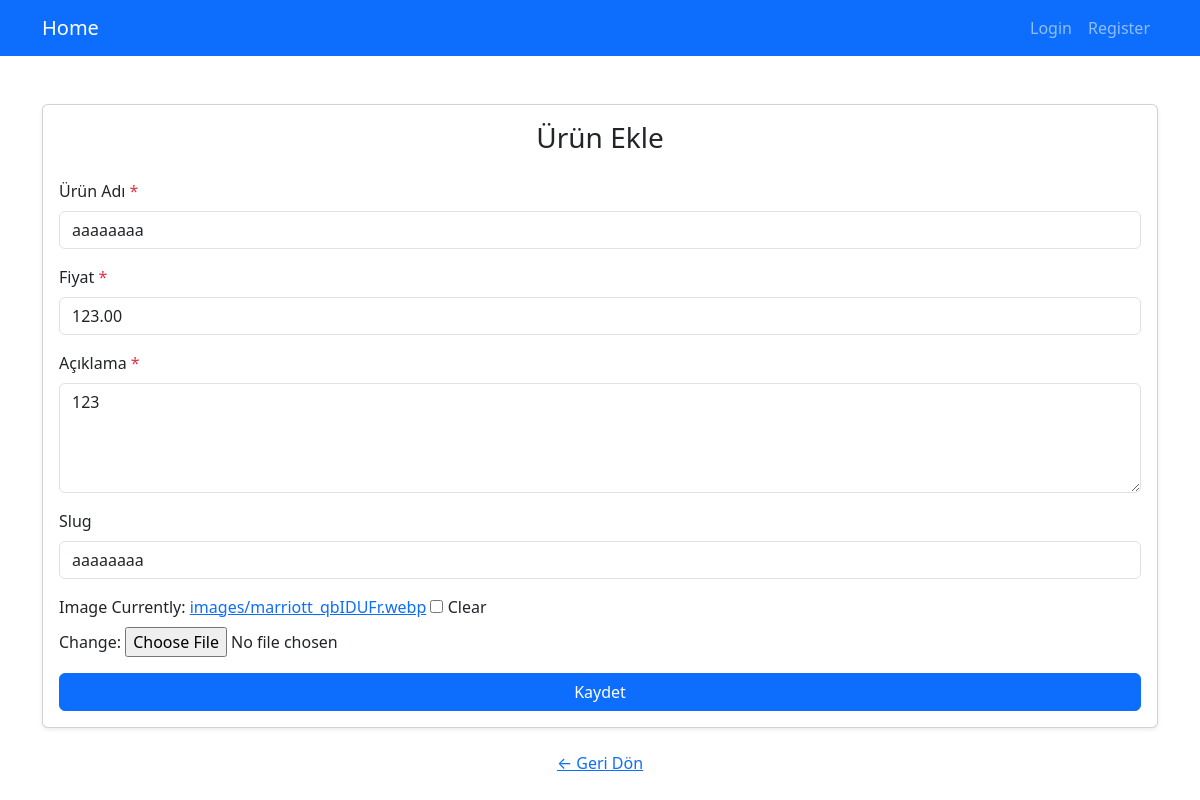
/products/edit/42, run on the app's committed database.
### myapp/models.py (models this page shows, shortened)
class Product(models.Model):
    name= models.CharField(max_length=50) # varchar max 50 sql karşılığı
    price = models.DecimalField( max_digits=8, decimal_places=2)
    description=models.CharField(max_length=200)
    image = models.FileField(upload_to="images/", blank=True, null=True)
    isActive= models.BooleanField(default=True)#NULL =>null=True DEĞER içeriz herhangi bir kayıt olmaz yani 0 yada 1 olarak gelmez, illa true false olmasına gerek yok
    """category=models.ForeignKey(Category, on_delete=models.CASCADE,null=True, related_name="products") # ilişki kurduk category ile burda , bir kategori silinirse ona bağlı ürünlerde silinsin istiyoruz on_delete=models.CASCADE ile , null=True bu alan boş geçilebilir demek..////Cascade yerine on_delete=models.SET_NULL da kullanılabilir bu durumda kategori silinirse ürün kalır ama kategorisi null olur null=true olması gerek ama dikkat bunu tanımlarsan, yada setdafult bi değer///"""
    supplier=models.ForeignKey(Supplier, on_delete=models.CASCADE, null=True,)
    categories=models.ManyToManyField(Category) #bir ürün birden fazla kategoriye ait olabilir bir kategoriye de birden fazla ürün ait olabilir many to many ilişki kurduk
    slug =models.SlugField(default="", null=False, db_index=True ,blank=True) #mig olucak bunun için name göre bi veri bulcaz /1 yerine products/telefonu bulcaz bunun sayesinde zaten otomatik oluşuyor sluga adminde görmemek için editable create aşamsında o kendi kendiine oluşcak zaten
    """
    def save(self, *args, **kwargs):
        # self.slug= self.name.replace(" ","-").lower() #  bu yapı yerine yada boşlukları silin türkçe akrakterleri ing yapn çeviren bir yapıyı kullancaz slugify bu yapida
        self.slug= slugify(self.name)
        super().save(*args, **kwargs)
    """

### myapp/views.py (the view)
# urls.py: path('edit/<int:id>', views.edit , name="product_edit"),
def edit(request,id ):
    product = get_object_or_404(Product, pk=id)
    if request.method == 'POST':
        form = ProductForm(request.POST, request.FILES, instance=product)
        if form.is_valid():
            form.save()
            return redirect(reverse('product_details', args=[product.slug]))
    else:
        form = ProductForm(instance=product)
    return render(request, 'edit.html', {
        'form': form,
        'product': product
    })

### myapp/forms.py
class ProductForm(forms.ModelForm): # genel form yapısı
    class Meta:
        from .models import Product
        model = Product
        error_messages = {
            'name': {
                "required": "name alanını giriniz",
                'max_length': "Ürün adı en fazla 50 karakter olmalıdır.",
            },
            'price': {
                "required": "price alanın sayısal değer giriniz",
                "invalid": "Geçersiz fiyat değeri. sayısal değer giriniz",
            },
        }
        fields = ["name", "price", "description", "slug","image"] #hangi alanları kullanmak istiyorsak onları yazcaz
        labels = {
            "name": "Ürün Adı",
            "price": "Fiyat",
            "description": "Açıklama",
            "slug": "Slug"
        }
        widgets = {
            "name": forms.TextInput(attrs={"class": "form-control"}),
            "price": forms.TextInput(attrs={"class": "form-control"}),
            "description": forms.Textarea(attrs={"class": "form-control", "rows": 4}),
            "slug": forms.TextInput(attrs={"class": "form-control"})
        }

### templates/edit.html (shortened to what this page needs)
{% extends "layout.html" %}
{% load static %}
{% block content %}
<div class="container mt-5" >
    <div class="card shadow-sm">
        <div class="card-body">
            <h3 class="card-title mb-4 text-center">Ürün Ekle</h3>
            <form method="post" novalidate enctype="multipart/form-data">
                {% for field in form %}
                    <div class="mb-3">
                        <label class="form-label">
                            {{ field.label }}
                            {% if field.field.required %}
                                <span class="text-danger">*</span>
                            {% endif %}
                        </label>
                        {{ field }}
                    </div>
                {% endfor %}
                <div class="d-grid">
                    <button type="submit" class="btn btn-primary">
                        Kaydet
                    </button>
                </div>
            </form>
        </div>
    </div>
    <div class="text-center mt-3">
        <a href="{% url 'index' %}" class="btn btn-link">
            ← Geri Dön
        </a>
    </div>
</div>
{% endblock %}

### data on the page
Product: form "aaaaaaaa" "123.00" "123" "aaaaaaaa"

### other printed values
{{ field.label }} "Ürün Adı" "Fiyat" "Açıklama" "Slug" "Image"
